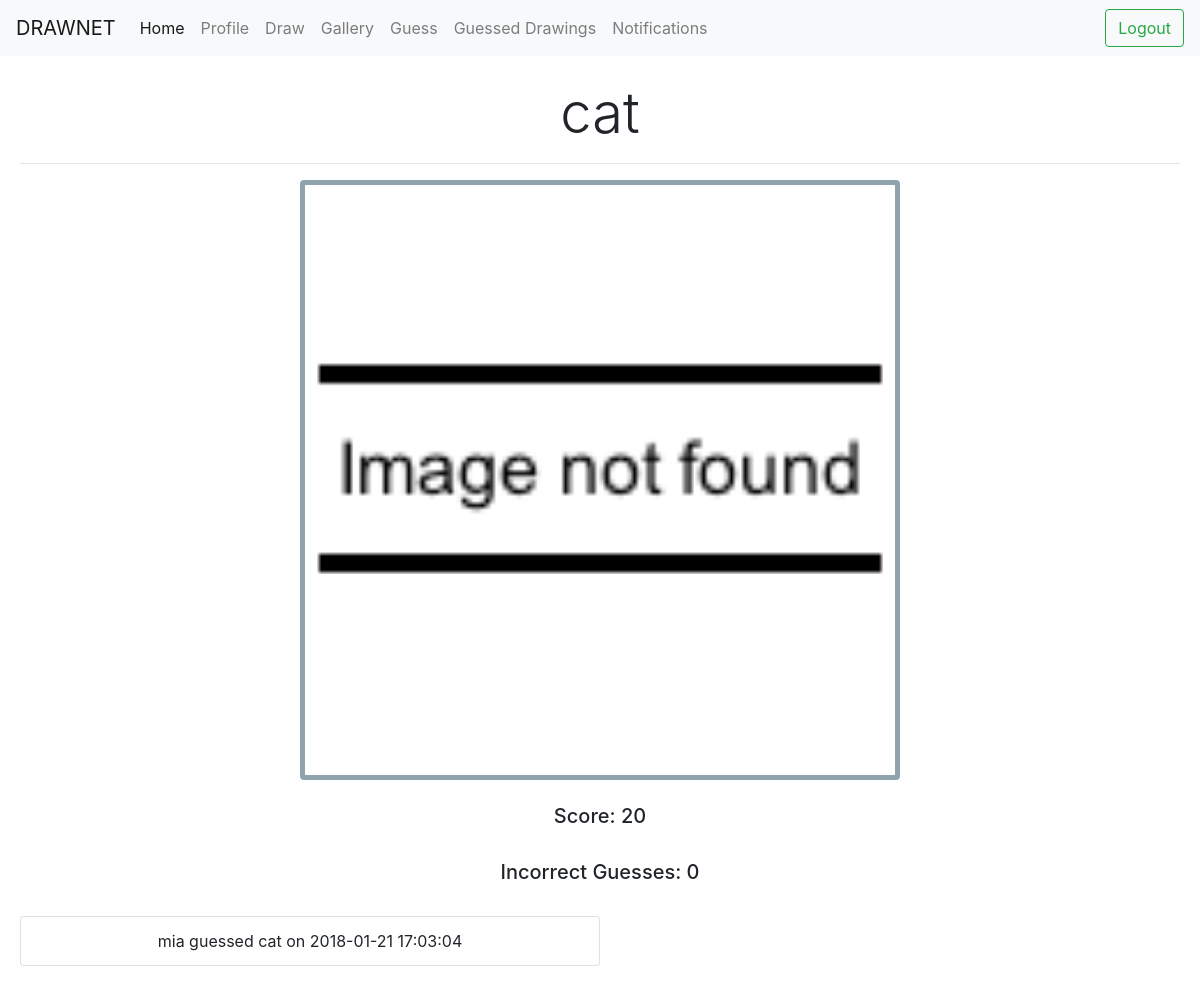
/draw/view?id=4 (signed in), run on the app's committed database.
### tables this page shows
CREATE TABLE drawings (id INTEGER PRIMARY KEY, username TEXT, word TEXT, image TEXT, solved INTEGER);

CREATE TABLE guesses (username TEXT, drawing_id INTEGER, guess TEXT, timestamp TEXT);

### app.py (the view)
@app.route('/draw/view', methods=["POST", "GET"])
def view():
    if loggedIn():
        id=request.args["id"]
        user=session["username"]
        if users.get_image(id)["solved"]==True:
            score="Score: "+str(users.get_dscore(id))
            correctGuesser=users.who_guessed_it(id)
            message=correctGuesser+" guessed your drawing correctly"
        else:
            message=""
            score=""
        numIncorrect=users.get_num_guesses(id)
        image = users.get_image(id)
        if image['solved'] == False:
            return render_template("view.html", link=image["image"], word=image["word"], messageShown=message, scoreSolved=score, incorrectGuessesNum=numIncorrect, guesses=image["guesses"], username=user, loggedin=loggedIn())
        else:
            return render_template("viewSolved.html", correctOrNot=users.get_image(id)["solved"], link=image["image"], word=image["word"], messageShown=message, scoreSolved=score, incorrectGuessesNum=numIncorrect, guesses=image["guesses"], username=user, loggedin=loggedIn())
    else:
        return redirect(url_for("login_page"))

### app.py (called while the page is built)
def loggedIn():
    return "username" in session

### utils/drawings.py (called while the page is built)
def drawing_exists(id):
    db = sqlite3.connect(db_name)
    c = db.cursor()
    id = int(id)
    result = c.execute("SELECT * FROM drawings WHERE id = %d;" % id).fetchone()
    db.close()
    if result:
        return True
    else:
        return False

def tuple_to_dictionary(tuuple, list_of_keys):
    d = {} #the dictionary
    index = 0 #the column index
    while index < len(tuuple):
        d[ list_of_keys[index] ] = tuuple[index]
        index += 1
    return d

### utils/users.py (called while the page is built)
def get_image(id):
    if id == None:
        return {"image": "/static/missing.png", "word": "", "score": 0, "artist": "", "id": None, "guesses":[]}
    id = int(id)
    db = sqlite3.connect(db_name)
    c = db.cursor()
    image_stats = c.execute("SELECT id, username, image, word, solved FROM drawings WHERE id = %d;" % id).fetchone()
    wrong_guesses = c.execute("SELECT username, guess, timestamp FROM guesses WHERE drawing_id = %d ORDER BY timestamp ASC;" % id).fetchall()
    db.close()
    if image_stats == None:
        return {}
    else:
        image_dict = tuple_to_dictionary(image_stats, ["id", "artist", "image", "word", "solved"])
        image_dict["solved"] = (image_dict["solved"] == 1)
        image_dict["guesses"] = []
        for g in wrong_guesses:
            image_dict["guesses"].append(tuple_to_dictionary(g, ["username", "guess", "when"]))
        return image_dict

def get_num_guesses(drawing_id):
    image = draw.get_image(drawing_id)
    if image["solved"] == True:
        return len(image["guesses"]) - 1
    return len(image["guesses"])

def who_guessed_it(drawing_id):
    return draw.get_image(drawing_id)["guesses"][-1]["username"]

def get_dscore(drawing_id):
    return 20 - get_num_guesses(drawing_id)

def tuple_to_dictionary(tuuple, list_of_keys):
    d = {} #the dictionary
    index = 0 #the column index
    while index < len(tuuple):
        d[ list_of_keys[index] ] = tuuple[index]
        index += 1
    return d

### templates/viewSolved.html (shortened to what this page needs)
{% extends "base.html" %}
{% block body %}
<center>
<h1 class="display-4">{{word}}</h1>
<hr>
<div class="card" style="border-width: 5px; border-color: #90a4ae; width:600px;">
<img src="{{link}}">
</div>
<br>
<h5>{{scoreSolved}}</h5>
<br>
<h5>Incorrect Guesses: {{incorrectGuessesNum}}</h5><br>
<ul class="list-group">
{% for guess in guesses %}
    <li class="list-group-item" style="width: 50%;">{{ guess['username'] }} guessed {{ guess['guess'] }} on {{ guess['when'] }}
{% endfor %}
</ul>
</center>
{% endblock %}

### data on the page
drawings: word "cat", image (picture)
guesses: username "mia", guess "cat", when "2018-01-21 17:03:04"

### other printed values
{{ scoreSolved }} "Score: 20"
{{ incorrectGuessesNum }} "0"
